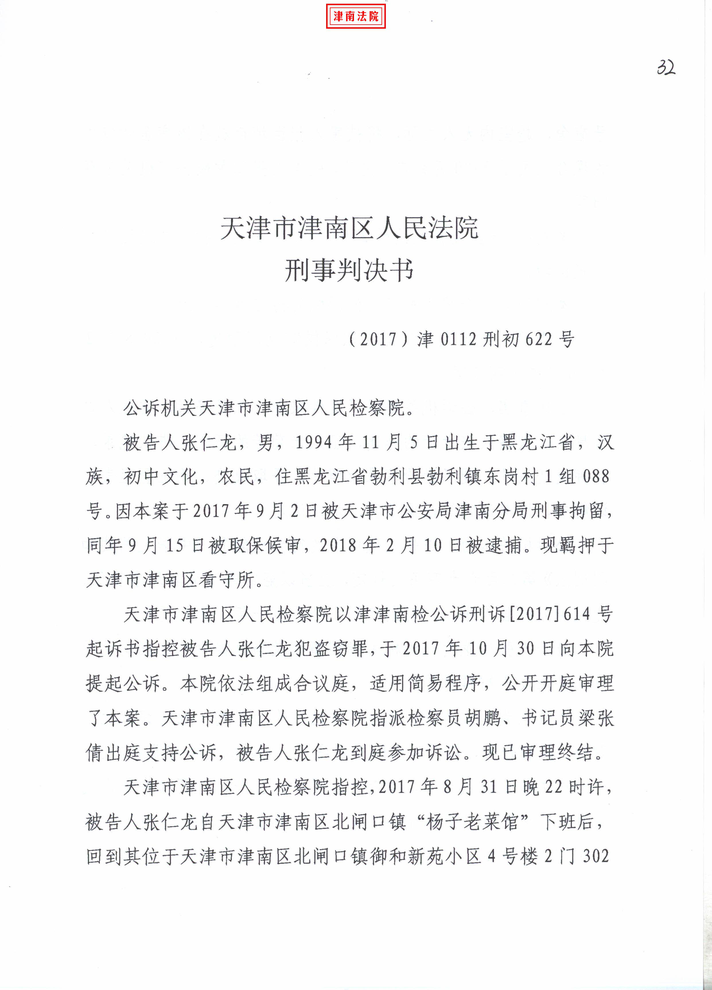
#> input picture test_data/test0.png, 712 x 990 px, shrunk from 2482 x 3451 before the run
$ python -i orientation.py   (imports and definitions only)
#> lines starting #> are read from the running program, lines starting #| are printed output that depends on the picture; after the words box and inside, x2 and y2 are one past the last pixel; in counts of white or black regions, pixels touching at a corner belong together
#> further down, picture is the input picture: shape (990, 712, 3); mean B, G, R 246.8, 246.6, 246.7
import cv2 as cv
import numpy as np


def fix_orientation(img):
    """
    Text orientation correcting.
    :param img: a numpy array with shape (h, w) corresponding to a image, in which the text paragraph may be
                rotated by an angle.
    :return: the output image, in which the text is horizontally oriented.
    """
    # todo 文字倾斜校正
    gray = img if len(img.shape) == 2 else cv.cvtColor(img, cv.COLOR_BGR2GRAY)
    binary_matrix = cv.adaptiveThreshold(gray, 255, cv.ADAPTIVE_THRESH_GAUSSIAN_C, cv.THRESH_BINARY, 47, 10)
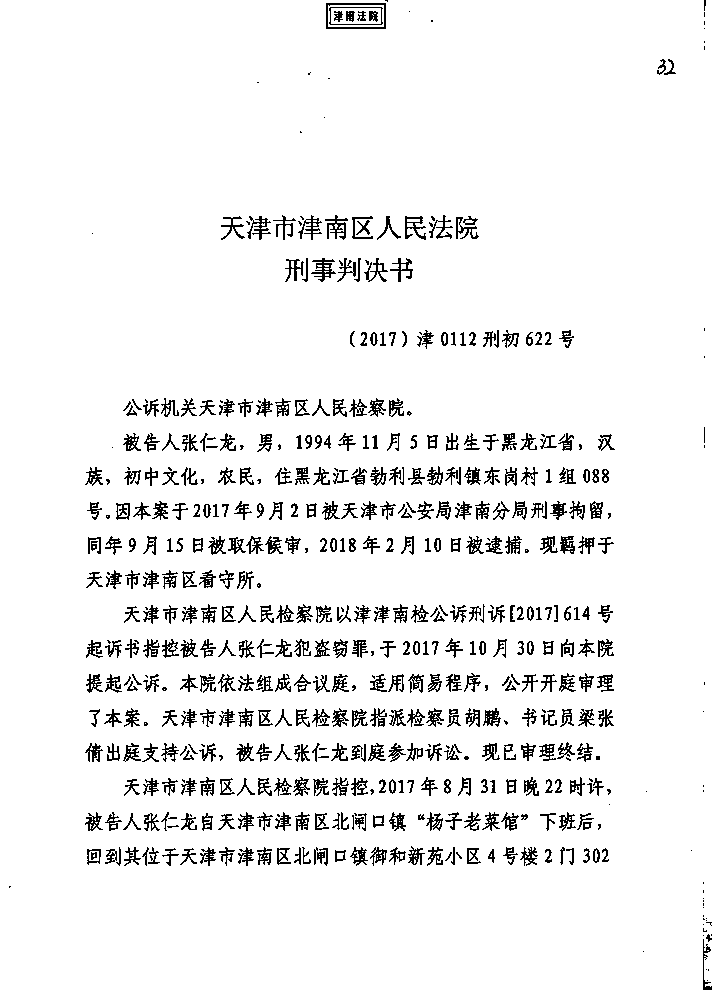
#> binary_matrix: shape (990, 712); 94% white; black in thin lines or dots
    padded_matrix = image_padded(binary_matrix)
    hough_lines = image_dft(padded_matrix)
    des_angle = calculate_angle(hough_lines, img)
    result_image = image_rotated(des_angle, img)
    return result_image


def image_padded(image):
    img_matrix = np.array(image)
    width = cv.getOptimalDFTSize(np.size(img_matrix, 1))
#> width = 720
    height = cv.getOptimalDFTSize(np.size(img_matrix, 0))
#> height = 1000
    top_bottom = height - np.size(img_matrix, 0)
#> top_bottom = 10
    left_right = width - np.size(img_matrix, 1)
#> left_right = 8
    new_matrix = cv.copyMakeBorder(img_matrix, 0, top_bottom,
                                   0, left_right, borderType=cv.BORDER_CONSTANT, value=0)
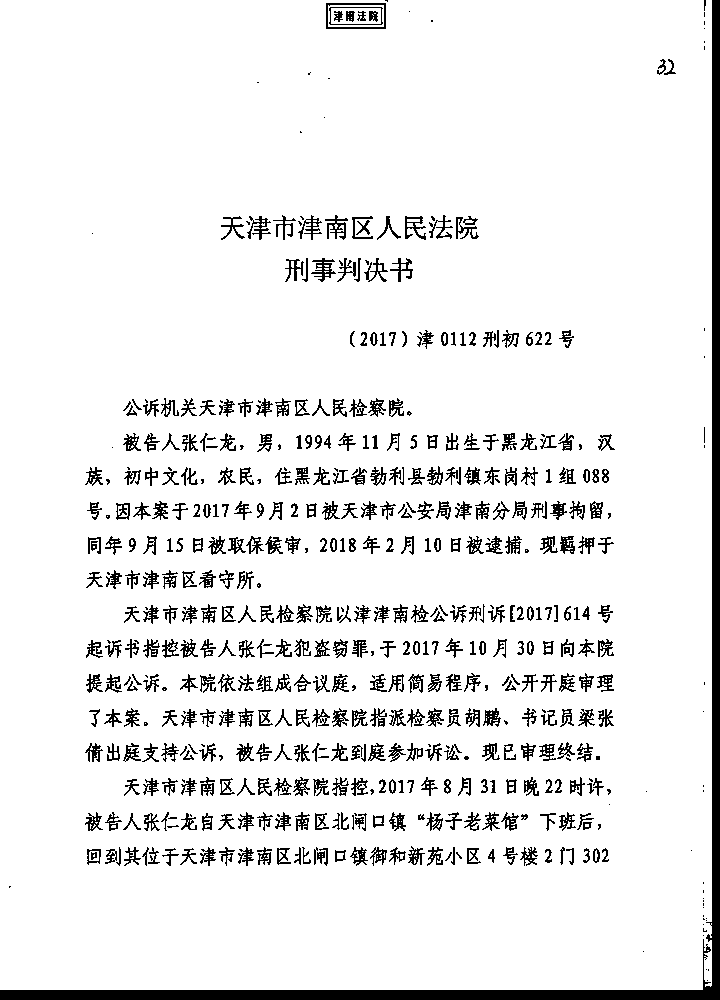
#> new_matrix: shape (1000, 720); 92% white; 563 black regions (132 under 20 px), largest, box (x1, y1, x2, y2) and area: (0, 0, 720, 1000) 15292, (326, 3, 386, 29) 329, (311, 258, 336, 282) 239
    return new_matrix


def image_dft(image):
    temp_matrix = np.array(image)
    # 傅里叶变换
    forier_matrix = np.fft.fft2(temp_matrix)
    forier_matrix_shift = np.fft.fftshift(forier_matrix)
    forier_matrix_magnitude = np.log(np.abs(forier_matrix_shift))
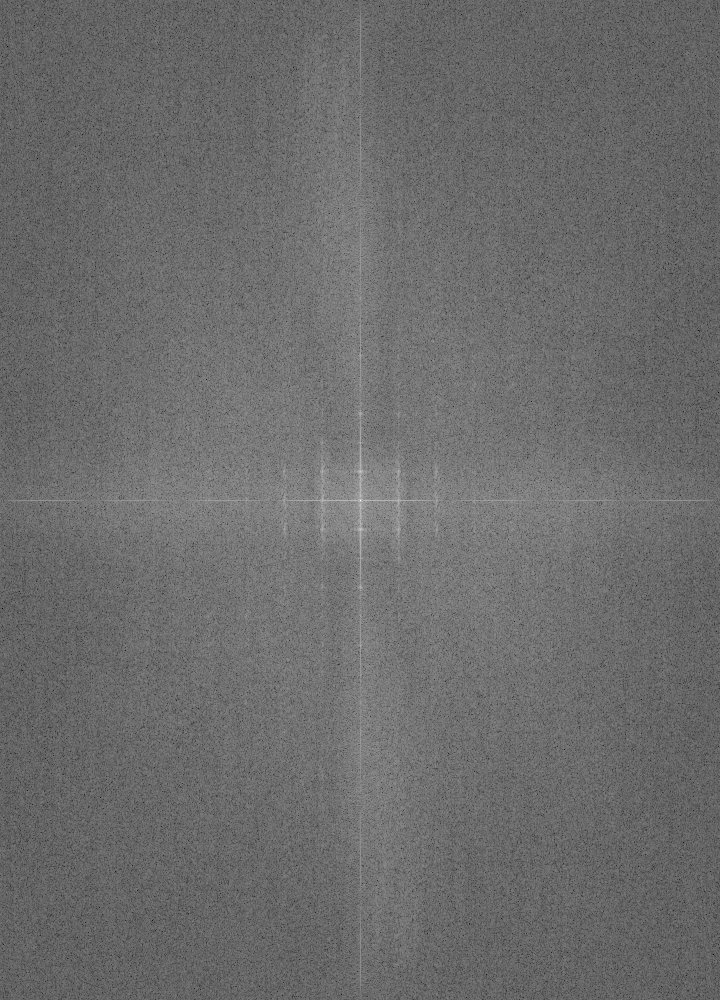
#> forier_matrix_magnitude: shape (1000, 720) float64; min 3.48, max 18.94, mean 10.04; drawn with min black and max white
    # 二值化
    forier_matrix_magnitude = forier_matrix_magnitude.astype(np.uint8)
    ret, threshold_matrix = cv.threshold(forier_matrix_magnitude, 14, 255, cv.THRESH_BINARY)  # 11这个阈值 可能需要根据情况变换
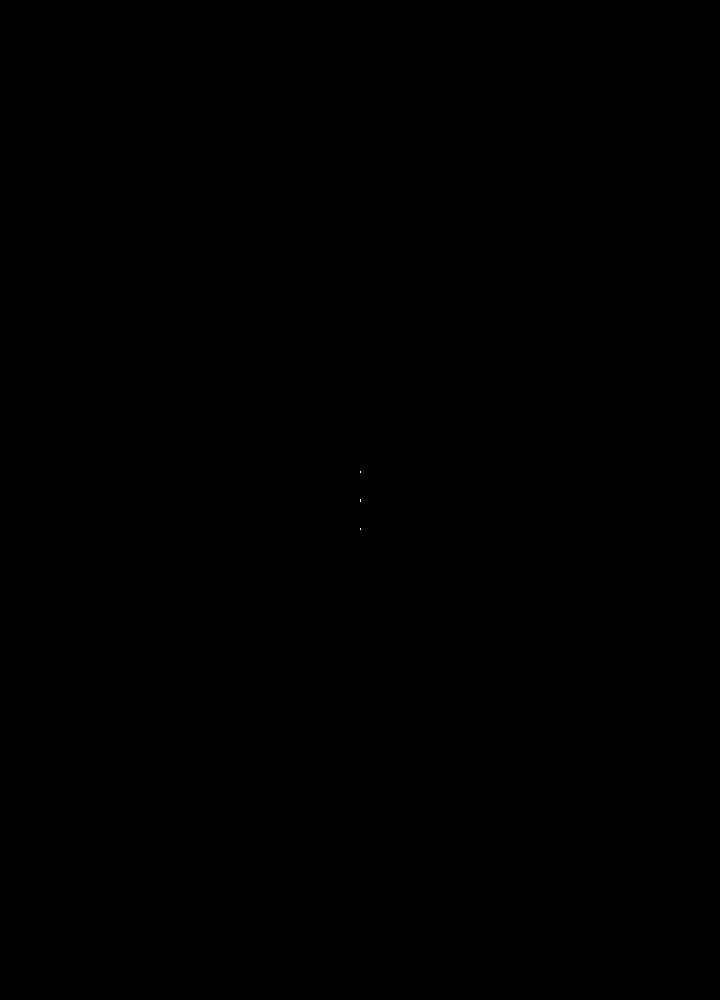
#> threshold_matrix: shape (1000, 720); 0% white in thin lines or dots, all inside (x1, y1, x2, y2) = (360, 471, 361, 530)
    # cv.imshow("wwq", threshold_matrix)
    # 霍夫直线变换
    lines = cv.HoughLinesP(threshold_matrix, 2, np.pi / 180, 80, minLineLength=0, maxLineGap=100)
#> lines = None
    return lines


def calculate_angle(lines, image):
    height, width = image.shape[:2]
#> height = 990; width = 712
#> in fix_orientation, `des_angle = calculate_angle(hough_lines, img)`: des_angle = 0
    angle = 0.0
    piThresh = np.pi / 90
    pi2 = np.pi / 2
    lenIndex = []
    thetaIndex = []
    # lineIndex = []
    if lines == None:
        return 0.0
    for line in lines:
        x1, y1, x2, y2 = line[0]
        theta = abs(np.arctan2(y2 - y1, x2 - x1))  # 如果不是绝对值  有可能angle是负的  即 p2 比 p1 小
        lines_direction = np.arctan2(y2 - y1, x2 - x1)
        if abs(theta) < piThresh * 5.5 or abs(theta - pi2) < piThresh:
            continue
        else:
            lenIndex.append((x2 - x1) ** 2 + (y2 - y1) ** 2)
            thetaIndex.append(lines_direction)
            # lineIndex.append(line)
    thetaIndex = np.sort(thetaIndex)
    angle = thetaIndex[int(len(thetaIndex) / 2)]
    lines_direction = np.tan(angle)
    if angle >= pi2:
        angle = angle - np.pi
    if angle != pi2:
        anglet = height * np.tan(angle) / width
        angle = np.arctan(anglet)
    angle = angle * (180 / np.pi)
    angle = abs(angle)
    if lines_direction > 0:
        angle = angle - 90
    else:
        angle = 90 - angle
    return angle


def image_rotated(angle, image):
#> called with angle = 0
    height, width = image.shape[:2]
#> height = 990; width = 712
    img_matrix = np.array(image)
    center = (width // 2, height // 2)
#> center = (356, 495)
    temp_matrix = cv.getRotationMatrix2D(center, angle, 1.0)
#> temp_matrix = [[1, 0, 0], [0, 1, 0]]
    rotated_matrix = cv.warpAffine(img_matrix, temp_matrix, (width, height), flags=cv.INTER_CUBIC,
                                   borderMode=cv.BORDER_REPLICATE)
    return rotated_matrix

>>> import cv2
>>> picture = cv2.imread('../test_data/test0.png')
>>> result = fix_orientation(picture)
